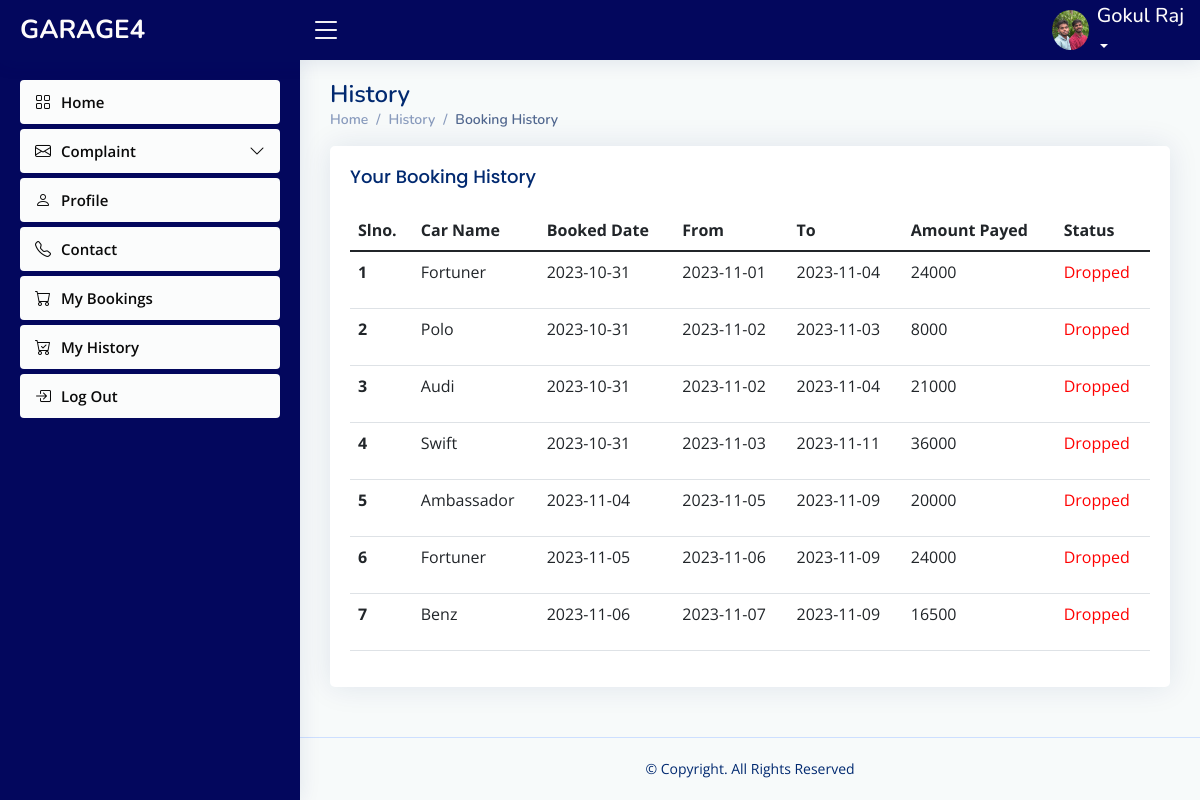
The app's page /user/userhistory.php (signed in) with its own data.
### tables this page shows
CREATE TABLE `registration` (
  `image` varchar(50) NOT NULL DEFAULT 'default.jpg',
  `first_name` varchar(30) NOT NULL,
  `last_name` varchar(30) NOT NULL,
  `contact` varchar(20) NOT NULL,
  `email_id` varchar(40) NOT NULL,
  `date_of_birth` date NOT NULL,
  `house_name` varchar(30) NOT NULL,
  `street_name` varchar(30) NOT NULL,
  `district` varchar(20) NOT NULL,
  `pincode` varchar(6) NOT NULL,
  `state` varchar(30) NOT NULL,
  `date_of_join` date NOT NULL
);

CREATE TABLE `booking` (
  `booking_id` int(11) NOT NULL,
  `carname` varchar(60) NOT NULL,
  `category` varchar(40) NOT NULL,
  `color` varchar(40) NOT NULL,
  `capacity` varchar(40) NOT NULL,
  `rate` varchar(40) NOT NULL,
  `car_id` varchar(20) NOT NULL,
  `email` varchar(50) NOT NULL,
  `days` varchar(40) NOT NULL,
  `bdate` date NOT NULL,
  `pick` date NOT NULL,
  `dropd` date NOT NULL,
  `total` varchar(40) NOT NULL,
  `status` int(11) NOT NULL,
  `payment` int(11) NOT NULL
);

### connect.php (called while the page is built, shortened)
<?php
$dbname="garage4";
$conn=mysqli_connect("localhost","root","",$dbname);
function select_data($sql)
{
  global $conn;
  $res = mysqli_query($conn, $sql);
  if ($res)
    return $res;
  else
    return False;
}
?>

### user/userhistory.php (the view, shortened to what this page needs)
<?php
include("header.php");
   $username = $_SESSION['email_id'];
?>
  <main id="main" class="main">
    <div class="pagetitle">
      <h1>History</h1>
      <nav>
        <ol class="breadcrumb">
          <li class="breadcrumb-item"><a href="viewcar.php">Home</a></li>
          <li class="breadcrumb-item">History</a></li>
          <li class="breadcrumb-item active">Booking History</li>
        </ol>
      </nav>
    </div>
    <div class="card">
          <div class="card-body">
            <h5 class="card-title">
            Your Booking History
            </h5>
    <section class="section dashboard">
      <div class="row">
      <section class="section">
      <div class="row">
        <div class="col-lg-12">
              <table class="table datatable">
                <thead>
                  <tr>
                    <th scope="col">Slno.</th>
                    <th scope="col">Car Name</th>
                    <th scope="col">Booked Date</th>
                    <th scope="col">From</th>
                    <th scope="col">To</th>
                    <th scope="col">Amount Payed</th>
                    <th scope="col">Status</th>
                  </tr>
                </thead>
                <tbody>
                <?php
               $sql = "select * from booking where email='$username'";
                $data=select_data($sql);
                $n=1;
                while ($row = mysqli_fetch_assoc($data)) {
                  ?>
                  <tr>
                  <th scope='row'><?php echo $n++; ?></th>
                 <td><?php echo  $row['carname'] ?></td>
                 <td> <?php echo $row['bdate'] ?></td>
                 <td><?php echo $row['pick'] ?></td>
                 <td><?php echo $row['dropd']?></td>
                 <td> <?php echo $row['total']  ?></td>
                 <td>
                                <?php
                                    if ($row['status'] == 1)
                                        echo "<p style='color: green;'>Booked</p>";
                                    else if ($row['status'] == 2)
                                        echo "<p style='color: red;'>Dropped</p>";
                                    ?>
                            </td>
                  <?php
                  }
                  ?>
                </tbody>
              </table>
            </div>
          </div>
        </div>
      </div>
  </main>
  <?php
include 'footer.php';
?>

### user/header.php (shortened to what this page needs)
<?php
require("../connect.php");
   $username = $_SESSION['email_id'];
   $sql="select * from registration where email_id='$username'" ;
   $res=select_data($sql);
   $arr=mysqli_fetch_assoc($res);
   ?>
<!DOCTYPE html>
<html lang="en">
<head>
  <link href="assets/vendor/bootstrap/css/bootstrap.min.css" rel="stylesheet">
  <link href="assets/vendor/bootstrap-icons/bootstrap-icons.css" rel="stylesheet">
  <link href="assets/vendor/boxicons/css/boxicons.min.css" rel="stylesheet">
  <link href="assets/vendor/quill/quill.snow.css" rel="stylesheet">
  <link href="assets/vendor/quill/quill.bubble.css" rel="stylesheet">
  <link href="assets/vendor/remixicon/remixicon.css" rel="stylesheet">
  <link href="assets/vendor/simple-datatables/style.css" rel="stylesheet">
  <link href="assets/css/styleeee.css" rel="stylesheet">
</head>
<body>
  <header id="header" class="header fixed-top d-flex align-items-center">
    <div class="d-flex align-items-center justify-content-between">
      <a href="viewcar.php" class="logo d-flex align-items-center">
        <span class="d-none d-lg-block">GARAGE4</span>
      </a>
      <i class="bi bi-list toggle-sidebar-btn"></i>
    </div>
    <nav class="header-nav ms-auto">
      <ul class="d-flex align-items-center">
        <li class="nav-item dropdown pe-3">
          <a class="nav-link nav-profile d-flex align-items-center pe-0" href="#" data-bs-toggle="dropdown">
          <img src="./uploads/profile/<?php echo $arr['image'] ?>" alt="Profile" class="rounded-circle">
            <span class="d-none d-md-block dropdown-toggle ps-2"><h5><?php echo $arr['first_name'] . " " . $arr['last_name']; ?></h5></span>
          </a>
        </li>
      </ul>
    </nav>
  </header>
  <aside id="sidebar" class="sidebar">
    <ul class="sidebar-nav" id="sidebar-nav">
      <li class="nav-item">
        <a class="nav-link collapsed" href="viewcar.php">
          <i class="bi bi-grid"></i>
          <span>Home</span>
        </a>
      </li>
      <li class="nav-item">
        <a class="nav-link collapsed" data-bs-target="#icons-nav" data-bs-toggle="collapse" >
          <i class="bi bi-envelope"></i><span>Complaint</span><i class="bi bi-chevron-down ms-auto"></i>
        </a>
      </li>
      <li class="nav-item">
        <a class="nav-link collapsed" href="profile.php">
          <i class="bi bi-person"></i>
          <span>Profile</span>
        </a>
      </li>
      <li class="nav-item">
        <a class="nav-link collapsed" href="contact.php">
          <i class="bi bi-telephone"></i>
          <span>Contact</span>
        </a>
      </li>
      <li class="nav-item">
        <a class="nav-link collapsed" href="mybookings1.php">
          <i class="bi bi-cart"></i>
          <span>My Bookings</span>
        </a>
      </li>
      <li class="nav-item">
        <a class="nav-link collapsed" href="userhistory.php">
          <i class="bi bi-cart-check"></i>
          <span>My History</span>
        </a>
      </li>
      <li class="nav-item">
        <a class="nav-link collapsed"  onclick="logout()">
          <i class="bi bi-box-arrow-in-right"></i>
          <span>Log Out</span>
        </a>
      </li>
    </ul>
  </aside>

### user/assets/css/styleeee.css (style rules this page uses)
:root { scroll-behavior: smooth; }
body { font-family: "Open Sans", sans-serif; background: #f7fafa; color: #444444; }
a { color: #4154f1; text-decoration: none; }
h1, h2, h3, h4, h5, h6 { font-family: "Nunito", sans-serif; }
#main { margin-top: 60px; padding: 20px 30px; transition: all 0.3s; }
.pagetitle { margin-bottom: 10px; }
.pagetitle h1 { font-size: 24px; margin-bottom: 0; font-weight: 600; color: #012970; }
.card { margin-bottom: 30px; border: none; border-radius: 5px; box-shadow: 0px 0 30px rgba(1, 41, 112, 0.1); }
.card-title { padding: 20px 0 15px 0; font-size: 18px; font-weight: 500; color: #012970; font-family: "Poppins", sans-serif; }
.card-body { padding: 0 20px 20px 20px; }
.breadcrumb { font-size: 14px; font-family: "Nunito", sans-serif; color: #899bbd; font-weight: 600; }
.breadcrumb a { color: #899bbd; transition: 0.3s; }
.breadcrumb .breadcrumb-item::before { color: #899bbd; }
.breadcrumb .active { color: #51678f; font-weight: 600; }
.logo { line-height: 1; }
@media (min-width: 1200px) { .logo { width: 280px; } }
.logo span { font-size: 26px; font-weight: 700; color: #fdfbfb; font-family: "Nunito", sans-serif; }
.header { transition: all 0.5s; z-index: 997; height: 60px; box-shadow: 0px 2px 20px rgba(1, 41, 112, 0.1); background-color: #03075d; padding-left: 20px; }
.header .toggle-sidebar-btn { font-size: 32px; padding-left: 10px; cursor: pointer; color: #fdfbfb; }
.header-nav ul { list-style: none; }
.header-nav > ul { margin: 0; padding: 0; }
.header-nav .nav-profile { color: #fdfbfb; }
.header-nav .nav-profile img { max-height: 40px; }
.header-nav .nav-profile span { font-size: 14px; font-weight: 600; }
.sidebar { position: fixed; top: 60px; left: 0; bottom: 0; width: 300px; z-index: 996; transition: all 0.3s; padding: 20px; overflow-y: auto; scrollbar-width: thin; scrollbar-color: #aab7cf transparent; box-shadow: 0px 0px 20px rgba(1, 41, 112, 0.1); background-color:#03075d ; }
@media (min-width: 1200px) { #main, #footer { margin-left: 300px; } }
.sidebar-nav { padding: 0; margin: 0; list-style: none; }
.sidebar-nav li { padding: 0; margin: 0; list-style: none; }
.sidebar-nav .nav-item { margin-bottom: 5px; }
.sidebar-nav .nav-link { display: flex; align-items: center; font-size: 15px; font-weight: 600; color: #4154f1; transition: 0.3; background: #fdfeff; padding: 10px 15px; border-radius: 4px; }
.sidebar-nav .nav-link i { font-size: 16px; margin-right: 10px; color: #efeff5; }
.sidebar-nav .nav-link.collapsed { color: #0a0a0a; background: #fbfcfc; }
.sidebar-nav .nav-link.collapsed i { color: #080808; }
.sidebar-nav .nav-link .bi-chevron-down { margin-right: 0; transition: transform 0.2s ease-in-out; }

### records on screen
registration: image (picture), first_name "Gokul", last_name "Raj"
booking: carname "Fortuner", bdate "2023-10-31", pick "2023-11-01", dropd "2023-11-04", total "24000", status "Dropped"
booking: carname "Polo", bdate "2023-10-31", pick "2023-11-02", dropd "2023-11-03", total "8000", status "Dropped"
booking: carname "Audi", bdate "2023-10-31", pick "2023-11-02", dropd "2023-11-04", total "21000", status "Dropped"
booking: carname "Swift", bdate "2023-10-31", pick "2023-11-03", dropd "2023-11-11", total "36000", status "Dropped"
booking: carname "Ambassador", bdate "2023-11-04", pick "2023-11-05", dropd "2023-11-09", total "20000", status "Dropped"
booking: carname "Fortuner", bdate "2023-11-05", pick "2023-11-06", dropd "2023-11-09", total "24000", status "Dropped"
booking: carname "Benz", bdate "2023-11-06", pick "2023-11-07", dropd "2023-11-09", total "16500", status "Dropped"
